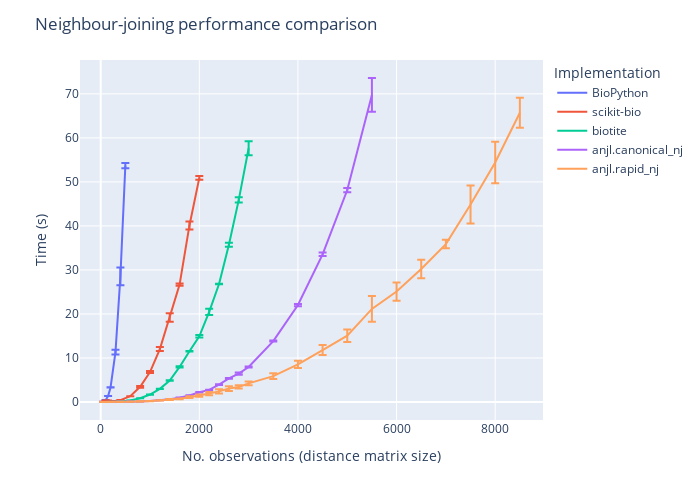

Notebook source saved alongside this figure:
### Markdown cell above
# Benchmark

Here is a performance comparison between `anjl` and other currently available implementations of neighbour-joining in Python.

### Code cell
import pandas as pd
import plotly.express as px

df_results = pd.read_csv("../benchmark/results.csv")
df_plot = (
    df_results.groupby(["implementation", "size"])
    .agg(
        time_mean=("time", "mean"),
        time_std=("time", "std"),
    )
    .reset_index()
)
fig = px.line(
    df_plot,
    x="size",
    y="time_mean",
    error_y="time_std",
    width=700,
    height=500,
    color="implementation",
    category_orders=dict(
        implementation=[
            "BioPython",
            "scikit-bio",
            "biotite",
            "anjl.canonical_nj",
            "anjl.rapid_nj",
        ]
    ),
)
fig.update_layout(
    title="Neighbour-joining performance comparison",
    xaxis_title="No. observations (distance matrix size)",
    yaxis_title="Time (s)",
    legend_title="Implementation",
)
fig

### Figure 1 — Plotly figure (JSON) as saved in the notebook; plotly's stock layout.template omitted (floating-point values rounded to 4 significant figures)
{"data": [{"error_y": {"array": [0.01334, 0.01762, 0.01428, 0.02105, 0.5504, 1.997, 0.5918]}, "hovertemplate": "implementation=BioPython<br>size=%{x}<br>time_mean=%{y}<extra></extra>", "legendgroup": "BioPython", "line": {"color": "#636efa", "dash": "solid"}, "marker": {"symbol": "circle"}, "mode": "lines", "name": "BioPython", "orientation": "v", "showlegend": true, "type": "scatter", "x": [50, 100, 150, 200, 300, 400, 500], "xaxis": "x", "y": [0.06815, 0.4236, 1.365, 3.31, 11.33, 28.54, 53.7], "yaxis": "y"}, {"error_y": {"array": [0.01805, 0.08611, 0.1203, 0.07231, 0.005394, 0.004094, 0.2026, 0.2313, 0.4565, 0.9556, 0.256, 0.8956, 0.4513]}, "hovertemplate": "implementation=scikit-bio<br>size=%{x}<br>time_mean=%{y}<extra></extra>", "legendgroup": "scikit-bio", "line": {"color": "#EF553B", "dash": "solid"}, "marker": {"symbol": "circle"}, "mode": "lines", "name": "scikit-bio", "orientation": "v", "showlegend": true, "type": "scatter", "x": [50, 100, 150, 200, 400, 600, 800, 1000, 1200, 1400, 1600, 1800, 2000], "xaxis": "x", "y": [0.03629, 0.2482, 0.2143, 0.1389, 0.4215, 1.308, 3.452, 6.804, 12.02, 19.19, 26.68, 40.11, 50.91], "yaxis": "y"}, {"error_y": {"array": [0.0005217, 0.0001111, 0.0003704, 0.001246, 0.0007682, 0.005166, 0.01015, 0.03173, 0.01884, 0.05733, 0.148, 0.0573, 0.2905, 0.7192, 0.06964, 0.4458, 0.6127, 1.588]}, "hovertemplate": "implementation=biotite<br>size=%{x}<br>time_mean=%{y}<extra></extra>", "legendgroup": "biotite", "line": {"color": "#00cc96", "dash": "solid"}, "marker": {"symbol": "circle"}, "mode": "lines", "name": "biotite", "orientation": "v", "showlegend": true, "type": "scatter", "x": [50, 100, 150, 200, 400, 600, 800, 1000, 1200, 1400, 1600, 1800, 2000, 2200, 2400, 2600, 2800, 3000], "xaxis": "x", "y": [0.001006, 0.002362, 0.005967, 0.01431, 0.09919, 0.3474, 0.8547, 1.698, 2.988, 4.857, 7.966, 11.51, 14.93, 20.48, 26.8, 35.71, 45.91, 57.66], "yaxis": "y"}, {"error_y": {"array": [0.0004022, 3.579e-05, 0.0001449, 0.0001485, 0.001509, 0.02154, 0.01385, 0.01119, 0.007916, 0.02164, 0.0217, 0.0832, 0.06206, 0.06036, 0.09458, 0.09593, 0.2439, 0.1035, 0.1182, 0.2533, 0.3863, 0.4813, 3.841]}, "hovertemplate": "implementation=anjl.canonical_nj<br>size=%{x}<br>time_mean=%{y}<extra></extra>", "legendgroup": "anjl.canonical_nj", "line": {"color": "#ab63fa", "dash": "solid"}, "marker": {"symbol": "circle"}, "mode": "lines", "name": "anjl.canonical_nj", "orientation": "v", "showlegend": true, "type": "scatter", "x": [50, 100, 150, 200, 400, 600, 800, 1000, 1200, 1400, 1600, 1800, 2000, 2200, 2400, 2600, 2800, 3000, 3500, 4000, 4500, 5000, 5500], "xaxis": "x", "y": [0.0003885, 0.000553, 0.001423, 0.004969, 0.03146, 0.06923, 0.1286, 0.2341, 0.4084, 0.641, 0.9805, 1.474, 2.2, 2.747, 3.958, 5.363, 6.435, 7.957, 13.84, 22.03, 33.55, 48.15, 69.76], "yaxis": "y"}, {"error_y": {"array": [0.0001548, 0.0001319, 0.0003616, 0.001388, 0.002769, 0.00182, 0.008985, 0.01771, 0.01579, 0.1076, 0.0822, 0.1941, 0.2554, 0.3624, 0.4981, 0.5387, 0.3705, 0.438, 0.6325, 0.8349, 1.119, 1.42, 2.918, 2.074, 2.127, 0.9622, 4.33, 4.717, 3.423]}, "hovertemplate": "implementation=anjl.rapid_nj<br>size=%{x}<br>time_mean=%{y}<extra></extra>", "legendgroup": "anjl.rapid_nj", "line": {"color": "#FFA15A", "dash": "solid"}, "marker": {"symbol": "circle"}, "mode": "lines", "name": "anjl.rapid_nj", "orientation": "v", "showlegend": true, "type": "scatter", "x": [50, 100, 150, 200, 400, 600, 800, 1000, 1200, 1400, 1600, 1800, 2000, 2200, 2400, 2600, 2800, 3000, 3500, 4000, 4500, 5000, 5500, 6000, 6500, 7000, 7500, 8000, 8500], "xaxis": "x", "y": [0.0007999, 0.002252, 0.003708, 0.009472, 0.03069, 0.07459, 0.1342, 0.2163, 0.3392, 0.5699, 0.735, 1.094, 1.465, 1.912, 2.412, 3.049, 3.415, 4.23, 5.881, 8.553, 11.81, 15.06, 21.15, 25.09, 30.21, 35.87, 44.85, 54.41, 65.72], "yaxis": "y"}], "layout": {"height": 500, "legend": {"title": {"text": "Implementation"}, "tracegroupgap": 0}, "margin": {"t": 60}, "title": {"text": "Neighbour-joining performance comparison"}, "width": 700, "xaxis": {"anchor": "y", "autorange": true, "domain": [0, 1], "range": [-419.4, 8969.0], "title": {"text": "No. observations (distance matrix size)"}, "type": "linear"}, "yaxis": {"anchor": "x", "autorange": true, "domain": [0, 1], "range": [-4.089, 77.69], "title": {"text": "Time (s)"}, "type": "linear"}}}
